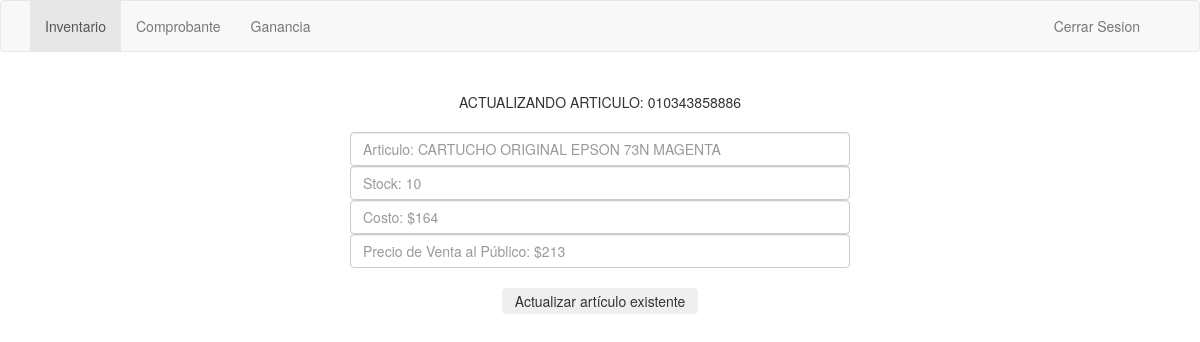
Screenshot of /sistema/actualizar.php?codigo=010343858886 (signed in) with the database file from the repository.
### tables this page shows
CREATE TABLE `inventario` (
  `codigo` varchar(14) NOT NULL,
  `descripcion` varchar(50) NOT NULL,
  `stock` int(3) NOT NULL,
  `costo` int(5) NOT NULL,
  `pvp` int(5) NOT NULL
);

### sistema/actualizar.php (the view, shortened to what this page needs)
<?php
$link = mysqli_connect("localhost", "root", "", "sistema");
$codigo = $_GET['codigo'];
$result = mysqli_query($link, "SELECT * FROM inventario WHERE codigo = $codigo");
$row = mysqli_fetch_array($result, MYSQLI_ASSOC);
?>
<!DOCTYPE html>
<html lang="en">
  <head>
    <link href="css/bootstrap.css" rel="stylesheet">
    <link href="css/grid.css" rel="stylesheet">
  </head>
  <body>
    <nav class="navbar navbar-default">
      <div class="container">
        <div id="navbar">
          <ul class="nav navbar-nav">
            <li class="active"><a href="inventario.php">Inventario</a></li>
            <li><a href="comprobante.php">Comprobante</a></li>
            <li><a href="ganancia.php">Ganancia</a></li>
          </ul>
          <ul class="nav navbar-nav navbar-right">
            <li><a href="logout.php">Cerrar Sesion</a></li>
            <li><a>
            </a></li>
          </ul>
        </div>
      </div>
    </nav>
    <div class="container">
<?php
echo'
<div align="center">
<form style="width:500px" method="post">
    <fieldset>
  <br>
        ACTUALIZANDO ARTICULO: '.$row['codigo'].'
  <br><br>
        <div class="control-group">
            <input class="form-control" name="descripcion" placeholder="Articulo: '.$row['descripcion'].'" type="text"/>
        </div>
    <div class="control-group">
            <input class="form-control" name="stock" placeholder="Stock: '.$row['stock'].'" type="text"/>
        </div>
        <div class="control-group">
            <input class="form-control" name="costo" placeholder="Costo: $'.$row['costo'].'" type="text"/>
        </div>
        <div class="control-group">
            <input class="form-control" name="pvp" placeholder="Precio de Venta al Público: $'.$row['pvp'].'" type="text"/>
        </div>
    <br>
        <div class="control-group">
            <button type="submit" value="Submit" name="actualizar" class="btn">Actualizar artículo existente</button>
        </div>
  </fieldset>
</form>
</div>
';
?>
        </div>
  </body>
</html>

### rows the page displays
inventario: codigo "010343858886", descripcion "Articulo: CARTUCHO ORIGINAL EPSON 73N MAGENTA", stock "Stock: 10", costo "Costo: $164", pvp "Precio de Venta al Público: $213"
